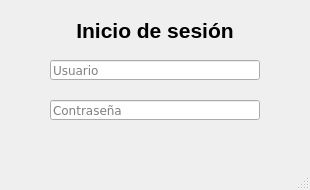
<?xml version="1.0" encoding="UTF-8"?>
<ui version="4.0">
 <class>Login</class>
 <widget class="QDialog" name="Login">
  <property name="windowModality">
   <enum>Qt::ApplicationModal</enum>
  </property>
  <property name="geometry">
   <rect>
    <x>0</x>
    <y>0</y>
    <width>310</width>
    <height>190</height>
   </rect>
  </property>
  <property name="minimumSize">
   <size>
    <width>310</width>
    <height>190</height>
   </size>
  </property>
  <property name="maximumSize">
   <size>
    <width>310</width>
    <height>190</height>
   </size>
  </property>
  <property name="focusPolicy">
   <enum>Qt::TabFocus</enum>
  </property>
  <property name="windowTitle">
   <string>Inicio</string>
  </property>
  <property name="windowIcon">
   <iconset>
    <normaloff>imagen/logo.png</normaloff>imagen/logo.png</iconset>
  </property>
  <property name="sizeGripEnabled">
   <bool>true</bool>
  </property>
  <property name="modal">
   <bool>true</bool>
  </property>
  <widget class="QPushButton" name="aceptar">
   <property name="geometry">
    <rect>
     <x>140</x>
     <y>140</y>
     <width>30</width>
     <height>30</height>
    </rect>
   </property>
   <property name="cursor">
    <cursorShape>PointingHandCursor</cursorShape>
   </property>
   <property name="toolTip">
    <string>Aceptar</string>
   </property>
   <property name="toolTipDuration">
    <number>0</number>
   </property>
   <property name="text">
    <string/>
   </property>
   <property name="icon">
    <iconset>
     <normaloff>imagen/ingresar.png</normaloff>imagen/ingresar.png</iconset>
   </property>
   <property name="iconSize">
    <size>
     <width>30</width>
     <height>30</height>
    </size>
   </property>
   <property name="autoDefault">
    <bool>true</bool>
   </property>
   <property name="flat">
    <bool>true</bool>
   </property>
  </widget>
  <widget class="QPushButton" name="cambio_pass">
   <property name="geometry">
    <rect>
     <x>270</x>
     <y>100</y>
     <width>20</width>
     <height>20</height>
    </rect>
   </property>
   <property name="cursor">
    <cursorShape>PointingHandCursor</cursorShape>
   </property>
   <property name="toolTip">
    <string>Cambio de contraseña</string>
   </property>
   <property name="text">
    <string/>
   </property>
   <property name="icon">
    <iconset>
     <normaloff>imagen/cambio.png</normaloff>imagen/cambio.png</iconset>
   </property>
   <property name="autoDefault">
    <bool>true</bool>
   </property>
   <property name="default">
    <bool>false</bool>
   </property>
   <property name="flat">
    <bool>true</bool>
   </property>
  </widget>
  <widget class="QLabel" name="label">
   <property name="geometry">
    <rect>
     <x>20</x>
     <y>60</y>
     <width>20</width>
     <height>20</height>
    </rect>
   </property>
   <property name="text">
    <string/>
   </property>
   <property name="pixmap">
    <pixmap>imagen/silueta.png</pixmap>
   </property>
   <property name="scaledContents">
    <bool>true</bool>
   </property>
   <property name="buddy">
    <cstring>usuario</cstring>
   </property>
  </widget>
  <widget class="QLineEdit" name="password">
   <property name="geometry">
    <rect>
     <x>50</x>
     <y>100</y>
     <width>210</width>
     <height>20</height>
    </rect>
   </property>
   <property name="font">
    <font>
     <family>Verdana</family>
    </font>
   </property>
   <property name="echoMode">
    <enum>QLineEdit::Password</enum>
   </property>
   <property name="placeholderText">
    <string>Contraseña</string>
   </property>
  </widget>
  <widget class="QLineEdit" name="usuario">
   <property name="geometry">
    <rect>
     <x>50</x>
     <y>60</y>
     <width>210</width>
     <height>20</height>
    </rect>
   </property>
   <property name="font">
    <font>
     <family>Verdana</family>
    </font>
   </property>
   <property name="focusPolicy">
    <enum>Qt::StrongFocus</enum>
   </property>
   <property name="placeholderText">
    <string>Usuario</string>
   </property>
  </widget>
  <widget class="QLabel" name="label_2">
   <property name="geometry">
    <rect>
     <x>20</x>
     <y>100</y>
     <width>20</width>
     <height>20</height>
    </rect>
   </property>
   <property name="text">
    <string/>
   </property>
   <property name="pixmap">
    <pixmap>imagen/pass.png</pixmap>
   </property>
   <property name="scaledContents">
    <bool>true</bool>
   </property>
   <property name="buddy">
    <cstring>password</cstring>
   </property>
  </widget>
  <widget class="QPushButton" name="nuevo_usuario">
   <property name="geometry">
    <rect>
     <x>270</x>
     <y>60</y>
     <width>20</width>
     <height>20</height>
    </rect>
   </property>
   <property name="cursor">
    <cursorShape>PointingHandCursor</cursorShape>
   </property>
   <property name="toolTip">
    <string>Nuevo usuario</string>
   </property>
   <property name="text">
    <string/>
   </property>
   <property name="icon">
    <iconset>
     <normaloff>imagen/signo_mas.png</normaloff>imagen/signo_mas.png</iconset>
   </property>
   <property name="autoDefault">
    <bool>true</bool>
   </property>
   <property name="default">
    <bool>false</bool>
   </property>
   <property name="flat">
    <bool>true</bool>
   </property>
  </widget>
  <widget class="QLabel" name="label_3">
   <property name="geometry">
    <rect>
     <x>20</x>
     <y>20</y>
     <width>270</width>
     <height>20</height>
    </rect>
   </property>
   <property name="font">
    <font>
     <pointsize>16</pointsize>
     <weight>75</weight>
     <bold>true</bold>
     <underline>false</underline>
    </font>
   </property>
   <property name="text">
    <string>Inicio de sesión</string>
   </property>
   <property name="alignment">
    <set>Qt::AlignCenter</set>
   </property>
  </widget>
  <widget class="QPushButton" name="ver_pass">
   <property name="geometry">
    <rect>
     <x>230</x>
     <y>100</y>
     <width>30</width>
     <height>20</height>
    </rect>
   </property>
   <property name="cursor">
    <cursorShape>PointingHandCursor</cursorShape>
   </property>
   <property name="toolTip">
    <string>Mostrar contraseña</string>
   </property>
   <property name="text">
    <string/>
   </property>
   <property name="icon">
    <iconset>
     <normaloff>imagen/ver.png</normaloff>imagen/ver.png</iconset>
   </property>
   <property name="flat">
    <bool>true</bool>
   </property>
  </widget>
 </widget>
 <tabstops>
  <tabstop>usuario</tabstop>
  <tabstop>password</tabstop>
  <tabstop>aceptar</tabstop>
  <tabstop>nuevo_usuario</tabstop>
  <tabstop>cambio_pass</tabstop>
 </tabstops>
 <resources/>
 <connections/>
</ui>
